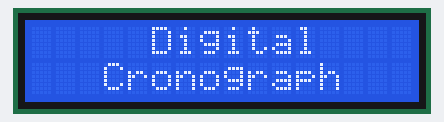
Recording of a sketch running on a simulated Arduino Uno, built with avr-gcc and run on an emulated ATmega328P. Shown: 16×2 character LCD.

Above: at 0.1 s.
At 5.22 s:
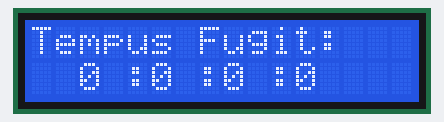
At 9.44 s:
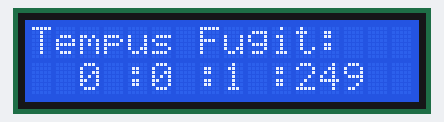
At 13.66 s:
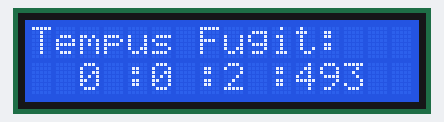
At 22.39 s:
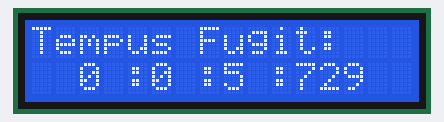
At 39.57 s:
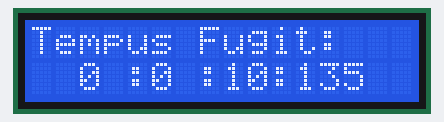

The sketch:

SA4_Lcd.ino
```cpp
//  * LCD RS pin to digital pin 12
//  * LCD Enable pin to digital pin 11
//  * LCD D4 pin to digital pin 5
//  * LCD D5 pin to digital pin 4
//  * LCD D6 pin to digital pin 3
//  * LCD D7 pin to digital pin 2
//  * LCD R/W pin to ground
//  * LCD VSS pin to ground
//  * LCD VCC pin to 5V
//  * 10K resistor:
//  * ends to +5V and ground
//  * wiper to LCD VO pin (pin 3)
// ====================================
//  * Botão 1 - Start = pin 7
//  * Botão 1 - Reset = pin 8
//  * Botão 1 - Stop = pin 9

/*biblioteca pode ser encontrada em:
  https://www.arduino.cc/reference/en/libraries/liquidcrystal/
*/

#include <LiquidCrystal.h>

int tempo = 0;
int pino = 0;
int msegundo = 0;
int segundo = 0;
int minuto = 0;
int hora = 0;

LiquidCrystal lcd_1(12, 11, 5, 4, 3, 2);

void setup()
{
  pinMode(7, INPUT);
  pinMode(8, INPUT);
  pinMode(9, INPUT);
  lcd_1.begin(16, 2); // Definição do LCD
  lcd_1.setCursor(5, 0); //+- no meio para essa palavra
  lcd_1.print("Digital");
  lcd_1.setCursor(3, 1); //+- no meio para essa palavra
  lcd_1.print("Cronograph");
  delay(5000);
  lcd_1.clear();
  lcd_1.setCursor(0, 0);
  lcd_1.print("Tempus Fugit:");
}

void loop()
{

  TempoComecaH ();
  lcd_1.setCursor(4, 1);
  lcd_1.print(":");
  TempoComecaM ();
  lcd_1.setCursor(7, 1);
  lcd_1.print(":");
  TempoComecaS ();
  lcd_1.setCursor(10, 1);
  lcd_1.print(":");
  TempoComecaMS ();
}

void TempoComecaH ()
{
  lcd_1.setCursor(2, 1);
  lcd_1.print(hora);
  if (minuto == 60)
  {
    minuto = 0;
    hora++;
  }
  if ((hora == 23) && (minuto == 59))
  {
    hora = 0;
    minuto = 0;
    segundo = 0;
    msegundo = 0;
  }
}

void TempoComecaM ()
{
  lcd_1.setCursor(5, 1);
  lcd_1.print(minuto);
  if (segundo == 60)
  {
    minuto = 0;
    hora++;
  }
}

void TempoComecaS ()
{
  lcd_1.setCursor(8, 1);
  lcd_1.print(segundo);
  if (segundo == 60)
  {
    segundo = 0;
    minuto++;
  }
}

void TempoComecaMS ()
{
  lcd_1.setCursor(11, 1);
  lcd_1.print(msegundo);
  delay(1);
  msegundo++;
  if (msegundo == 1000)
  {
    msegundo = 0;
    segundo = segundo + 1;
  }
}
```
